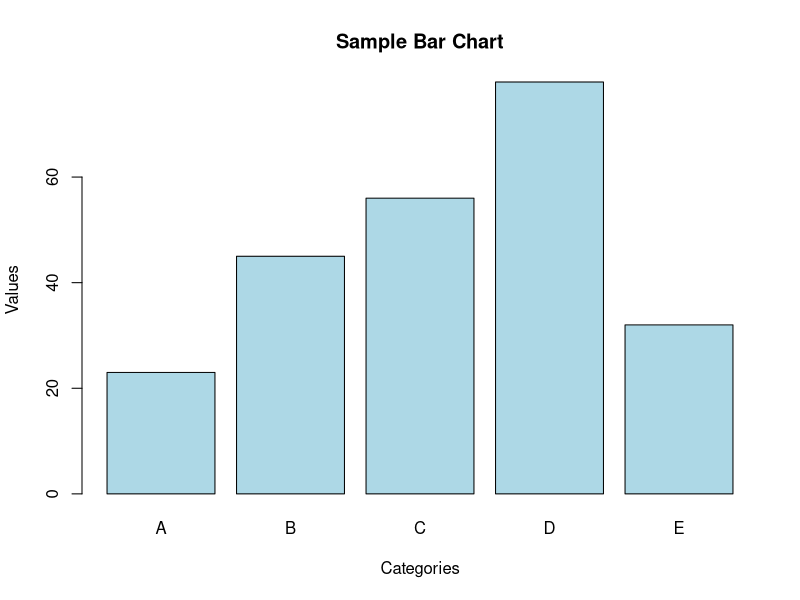

Source code (R):
# R script to create a bar chart

# Sample data
categories <- c("A", "B", "C", "D", "E")
values <- c(23, 45, 56, 78, 32)

# Create a bar chart
barplot(values, 
        names.arg = categories,
        main = "Sample Bar Chart",
        xlab = "Categories",
        ylab = "Values",
        col = "lightblue",
        border = "black")

# Optional: Save the plot to a file
# png("bar_chart.png")
# barplot(values, 
#         names.arg = categories,
#         main = "Sample Bar Chart",
#         xlab = "Categories",
#         ylab = "Values",
#         col = "lightblue",
#         border = "black")
# dev.off()
